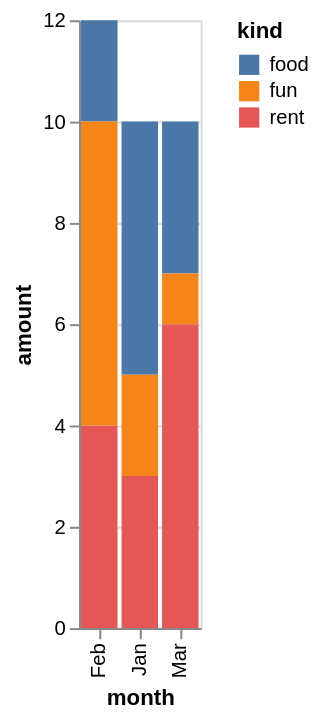

Express this chart as Vega-Lite.
### Vega-Lite specification from a JSON file in a GitHub repository (floating-point values rounded to 4 significant figures)
{"$schema": "https://vega.github.io/schema/vega-lite/v6.json", "data": {"values": [{"amount": 3, "kind": "rent", "month": "Jan"}, {"amount": 5, "kind": "food", "month": "Jan"}, {"amount": 2, "kind": "fun", "month": "Jan"}, {"amount": 4, "kind": "rent", "month": "Feb"}, {"amount": 2, "kind": "food", "month": "Feb"}, {"amount": 6, "kind": "fun", "month": "Feb"}, {"amount": 6, "kind": "rent", "month": "Mar"}, {"amount": 3, "kind": "food", "month": "Mar"}, {"amount": 1, "kind": "fun", "month": "Mar"}]}, "description": "Bars stacked by color (offset zero).", "encoding": {"color": {"field": "kind", "type": "nominal"}, "x": {"field": "month", "type": "ordinal"}, "y": {"field": "amount", "type": "quantitative"}}, "mark": "bar", "usermeta": {"eas": {"standin_ratio": 0.0235, "threshold": 0.05}}}
